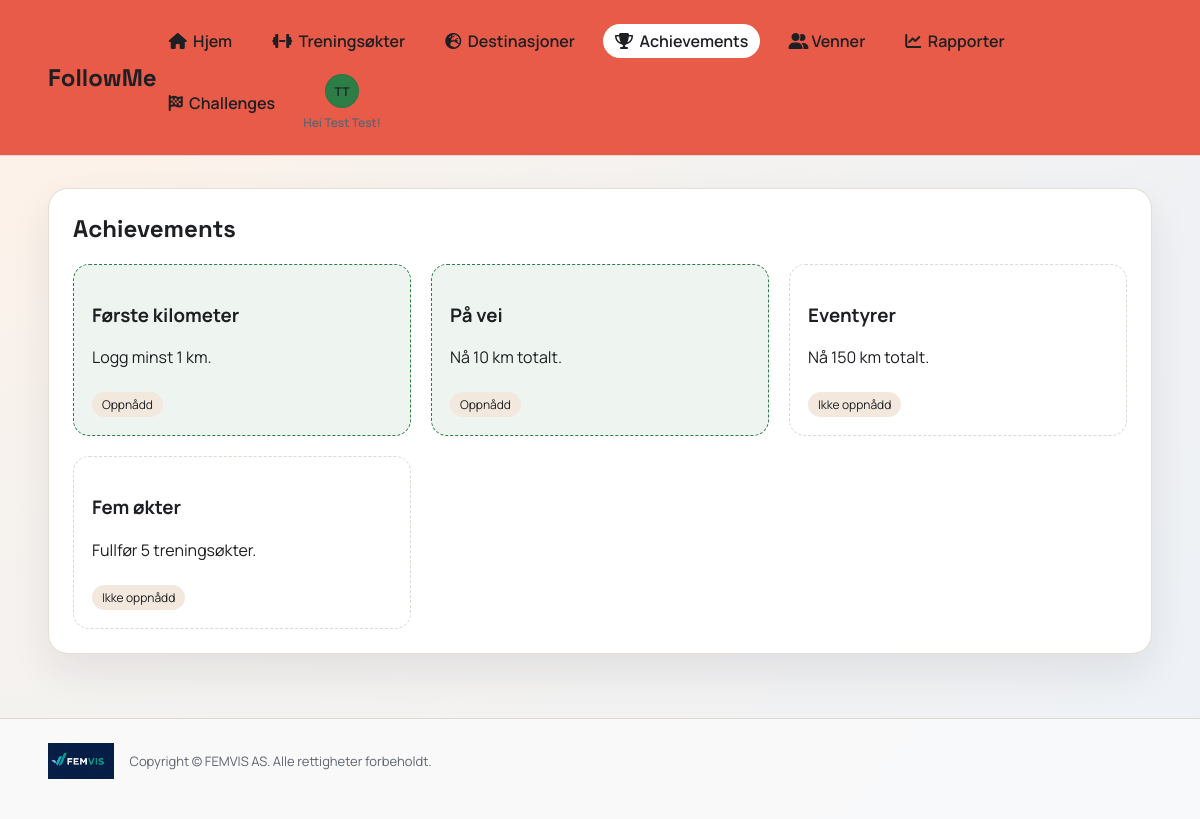
Screenshot of /achievements (signed in) with the database file from the repository.
### app.py (models this page shows)
class User(db.Model):
    id = db.Column(db.Integer, primary_key=True)
    username = db.Column(db.String(40), unique=True, nullable=False)
    full_name = db.Column(db.String(120), nullable=False)
    email = db.Column(db.String(120), unique=True, nullable=False)
    password_hash = db.Column(db.String(255), nullable=False)
    role = db.Column(db.String(20), default="user", nullable=False)
    avatar_color = db.Column(db.String(20), default="#2d7d46", nullable=False)
    avatar_icon = db.Column(db.String(20), default="boot", nullable=False)
    avatar_image = db.Column(db.String(255), nullable=True)
    created_at = db.Column(db.DateTime, default=datetime.utcnow, nullable=False)

class Achievement(db.Model):
    id = db.Column(db.Integer, primary_key=True)
    code = db.Column(db.String(40), unique=True, nullable=False)
    name = db.Column(db.String(120), nullable=False)
    description = db.Column(db.String(300), nullable=False)
    rule_type = db.Column(db.String(20), nullable=False)  # total_km or workouts
    threshold = db.Column(db.Float, nullable=False)

### app.py (the view)
@app.route("/achievements")
@login_required
def achievements():
    user = get_current_user()
    ensure_achievements(user.id)
    earned_ids = {ua.achievement_id for ua in UserAchievement.query.filter_by(user_id=user.id).all()}
    achievements = Achievement.query.all()
    return render_template("achievements.html", user=user, achievements=achievements, earned_ids=earned_ids)

### app.py (called while the page is built)
def login_required(view):
    @wraps(view)
    def wrapper(*args, **kwargs):
        if "user_id" not in session:
            return redirect(url_for("login"))
        user = db.session.get(User, session["user_id"])
        if not user:
            session.clear()
            return redirect(url_for("login"))
        return view(*args, **kwargs)
    return wrapper

def get_current_user():
    if "user_id" not in session:
        return None
    user = db.session.get(User, session["user_id"])
    if not user:
        session.clear()
        return None
    return user

def user_total_km(user_id):
    total = db.session.query(db.func.coalesce(db.func.sum(Workout.km), 0)).filter_by(user_id=user_id).scalar()
    return float(total or 0)

def user_workout_count(user_id):
    count = db.session.query(db.func.count(Workout.id)).filter_by(user_id=user_id).scalar()
    return int(count or 0)

def ensure_achievements(user_id):
    total_km = user_total_km(user_id)
    workouts = user_workout_count(user_id)
    achievements = Achievement.query.all()
    earned_ids = {ua.achievement_id for ua in UserAchievement.query.filter_by(user_id=user_id).all()}
    for achievement in achievements:
        if achievement.id in earned_ids:
            continue
        if achievement.rule_type == "total_km" and total_km >= achievement.threshold:
            db.session.add(UserAchievement(user_id=user_id, achievement_id=achievement.id))
        if achievement.rule_type == "workouts" and workouts >= achievement.threshold:
            db.session.add(UserAchievement(user_id=user_id, achievement_id=achievement.id))
    db.session.commit()

### templates/achievements.html
{% extends "base.html" %}
{% set title = "Achievements" %}
{% block content %}
<section class="card">
  <h2>Achievements</h2>
  <div class="grid-2">
    {% for achievement in achievements %}
      <div class="badge {{ 'earned' if achievement.id in earned_ids else 'locked' }}">
        <h3>{{ achievement.name }}</h3>
        <p>{{ achievement.description }}</p>
        {% if achievement.id in earned_ids %}
          <span class="tag">Oppnådd</span>
        {% else %}
          <span class="tag">Ikke oppnådd</span>
        {% endif %}
      </div>
    {% endfor %}
  </div>
</section>
{% endblock %}

### templates/base.html (shortened to what this page needs)
<!doctype html>
<html lang="no">
<head>
  <link rel="stylesheet" href="{{ url_for('static', filename='css/style.css') }}">
  <link rel="stylesheet" href="https://cdnjs.cloudflare.com/ajax/libs/font-awesome/6.5.2/css/all.min.css">
</head>
<body>
  <div class="app-shell">
    <header class="topbar">
      <a class="brand-link" href="{{ url_for('index') }}"><div class="brand">FollowMe</div></a>
      {% if user %}
      <div class="nav-shell">
        <nav class="nav">
          <a href="{{ url_for('index') }}" class="{% if request.path == url_for('index') %}active{% endif %}"><i class="fa-solid fa-house"></i>&nbsp; Hjem</a>
          <a href="{{ url_for('workouts') }}" class="{% if request.path.startswith(url_for('workouts')) %}active{% endif %}"><i class="fa-solid fa-dumbbell"></i>&nbsp; Treningsøkter</a>
          <a href="{{ url_for('destinations') }}" class="{% if request.path.startswith(url_for('destinations')) %}active{% endif %}"><i class="fa-solid fa-earth-europe"></i>&nbsp; Destinasjoner</a>
          <a href="{{ url_for('achievements') }}" class="{% if request.path.startswith(url_for('achievements')) %}active{% endif %}"><i class="fa-solid fa-trophy"></i>&nbsp; Achievements</a>
          <a href="{{ url_for('friends') }}" class="{% if request.path.startswith(url_for('friends')) %}active{% endif %}"><i class="fa-solid fa-user-group"></i> Venner</a>
          <a href="{{ url_for('reports') }}" class="{% if request.path.startswith(url_for('reports')) %}active{% endif %}"><i class="fa-solid fa-chart-line"></i>&nbsp; Rapporter</a>
          <a href="{{ url_for('challenges') }}" class="{% if request.path.startswith(url_for('challenges')) %}active{% endif %}"><i class="fa-solid fa-flag-checkered"></i>&nbsp; Challenges</a>
          <div class="nav-avatar-wrap">
            <a class="nav-avatar {% if user.avatar_image %}has-image{% endif %}" href="{{ url_for('profile') }}" style="--accent: {{ user.avatar_color }}" aria-label="Profil">
              {% if user.avatar_image %}
                <img src="{{ url_for('static', filename='uploads/' ~ user.avatar_image) }}" alt="Avatar">
              {% else %}
                {% set parts = user.full_name.split() %}
                {% if parts|length == 1 %}
                  <span>{{ parts[0][0]|upper }}</span>
                {% else %}
                  <span>{{ (parts[0][0] ~ parts[-1][0])|upper }}</span>
                {% endif %}
              {% endif %}
            </a>
            <div class="nav-welcome">Hei {{ user.full_name }}!</div>
          </div>
        </nav>
      </div>
      {% endif %}
    </header>
    <main class="main">
      {% block content %}{% endblock %}
    </main>
    <footer class="footer">
      <div class="footer-inner">
        <img src="{{ url_for('static', filename='img/logo.jpg') }}" alt="FEMVIS AS logo">
        <p>Copyright © FEMVIS AS. Alle rettigheter forbeholdt.</p>
      </div>
    </footer>
  </div>
</body>
</html>

### static/css/style.css (style rules this page uses)
:root { --bg: #f6f2ee; --bg-2: #edf1f6; --card: #ffffff; --ink: #1e1f22; --muted: #5d6470; --accent: #2d7d46; --accent-2: #d96d4e; --stroke: #e0d7ce; }
* { box-sizing: border-box; }
body { margin: 0; font-family: "Manrope", sans-serif; color: var(--ink); background: radial-gradient(circle at top left, #fff1e6 0%, var(--bg) 35%, var(--bg-2) 100%); }
.app-shell { min-height: 100vh; }
.topbar { display: flex; align-items: center; justify-content: space-between; padding: 24px 48px; position: sticky; top: 0; backdrop-filter: blur(6px); background: #e85b48; border-bottom: 1px solid var(--stroke); z-index: 10; }
.brand { font-family: "Space Grotesk", sans-serif; font-size: 24px; font-weight: 700; }
.brand-link { text-decoration: none; color: inherit; }
.nav { display: flex; gap: 16px; flex-wrap: wrap; align-items: center; }
.nav a { text-decoration: none; color: var(--ink); font-weight: 600; padding: 6px 12px; border-radius: 999px; }
.nav a.active { background: var(--card); }
.nav a.nav-avatar { padding: 0; }
.nav-avatar { width: 34px; height: 34px; border-radius: 50%; background: var(--accent); display: flex; align-items: center; justify-content: center; color: #fff; font-weight: 700; overflow: hidden; border: 1px solid rgba(0, 0, 0, 0.08); padding: 0; }
.nav-avatar span { text-transform: uppercase; font-size: 12px; }
.nav-avatar-wrap { position: relative; display: flex; align-items: center; flex-direction: column; gap: 6px; }
.nav-welcome { font-size: 12px; color: var(--muted); font-weight: 600; text-align: center; max-width: 140px; }
.nav-shell { display: flex; align-items: center; gap: 12px; position: relative; }
.main { padding: 32px 48px 64px; }
.footer { padding: 24px 48px 40px; border-top: 1px solid var(--stroke); background: rgba(255, 255, 255, 0.6); }
.footer-inner { display: flex; align-items: center; gap: 16px; flex-wrap: wrap; }
.footer-inner img { height: 36px; }
.footer-inner p { margin: 0; color: var(--muted); font-size: 13px; }
.grid-2 { display: grid; grid-template-columns: repeat(auto-fit, minmax(260px, 1fr)); gap: 20px; }
.card { background: var(--card); border-radius: 20px; padding: 24px; box-shadow: 0 18px 40px rgba(29, 31, 34, 0.08); border: 1px solid rgba(224, 215, 206, 0.8); }
.card h2 { margin-top: 0; font-family: "Space Grotesk", sans-serif; }
.badge { padding: 18px; border-radius: 16px; border: 1px dashed var(--stroke); }
.badge.earned { border-color: var(--accent); background: rgba(45, 125, 70, 0.08); }
.tag { display: inline-block; margin-top: 8px; padding: 4px 10px; border-radius: 999px; background: #f2e8de; font-size: 12px; }

### rows the page displays
User: full_name "Test Test"
Achievement: name "Første kilometer", description "Logg minst 1 km.", shows "Oppnådd"
Achievement: name "På vei", description "Nå 10 km totalt.", shows "Oppnådd"
Achievement: name "Eventyrer", description "Nå 150 km totalt.", shows "Ikke oppnådd"
Achievement: name "Fem økter", description "Fullfør 5 treningsøkter.", shows "Ikke oppnådd"

### other values shown
{{ (parts[0][0] ~ parts[-1][0])|upper }} "TT"
